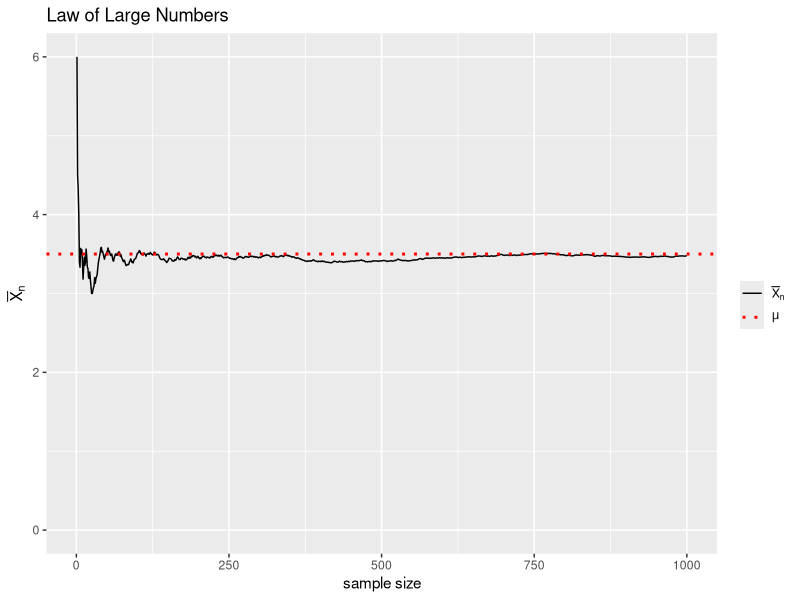

Generate this figure with R:
### 大数の法則
### 歪みのないサイコロを繰り返し振った際に出る目の平均値が, 
### 理論上の期待値3.5に近づくことを実験で確かめる

## 問題設定
omega <- 1:6 # 出る目の集合
p <- rep(1/6, 6) # 各目の出現確率
(mu <- weighted.mean(omega, p)) # 理論上の期待値(=3.5)

## 実験の開始
set.seed(111) # 乱数の初期値の指定
n <- 1000 # 試行の総回数
x <- sample(omega, size = n, replace = TRUE) 
#「1~6からランダムに1つ数字を選ぶ」という試行をn回繰り返す
# サイコロをn回振って出た目を記録することに対応
xbar <- cumsum(x)/(1:n) # 各回までの標本平均の計算  

## 標本平均の推移のプロット
library(ggplot2)
ggplot() + 
  geom_line(aes(x = 1:n, y = xbar, color = "1")) +
  geom_hline(aes(yintercept = mu, color = "2"), 
             linetype ="dotted", linewidth = 1) + # 理論平均に対応する点線
  ylim(c(0,6)) +
  labs(x = "sample size", y = expression(bar(X)[n]), 
       title = "Law of Large Numbers") +
  scale_color_manual(name = "", values = c("black", "red"),
                     labels = c(expression(bar(X)[n]), expression(mu)))
